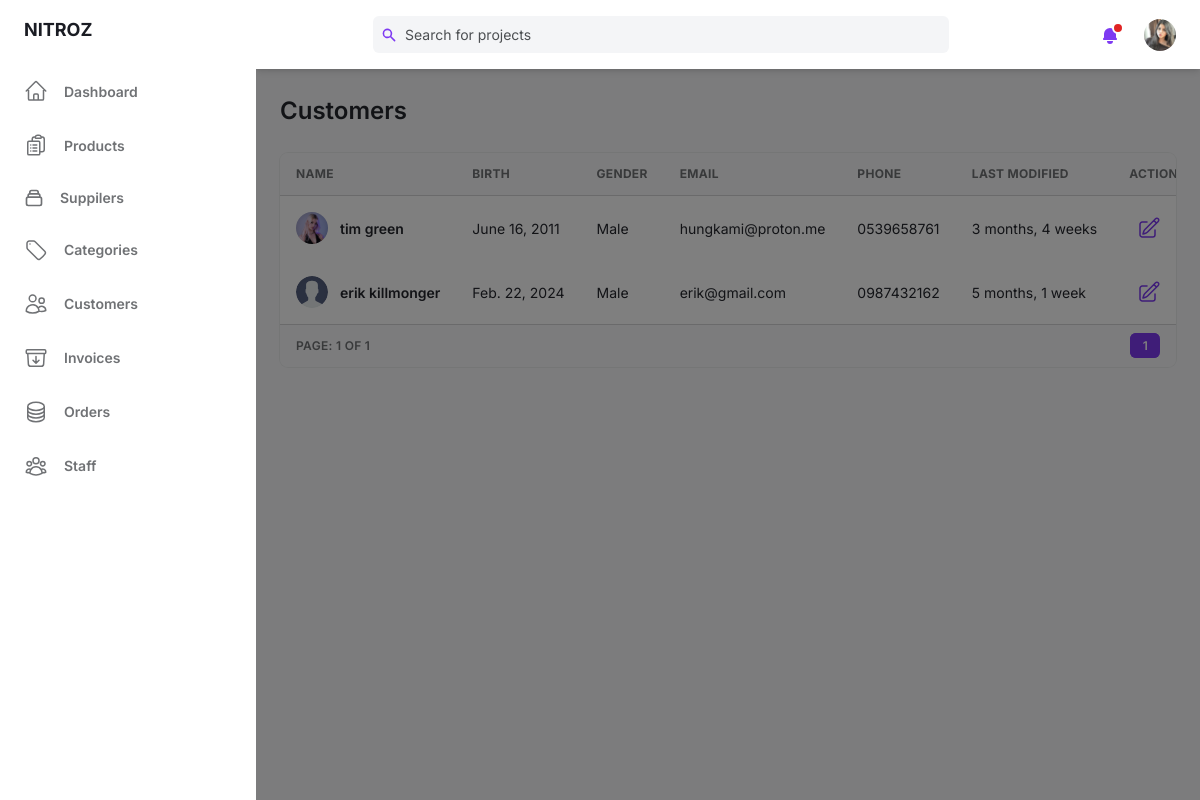
/super/customer/ (signed in), run on an earlier commit of the app's database.
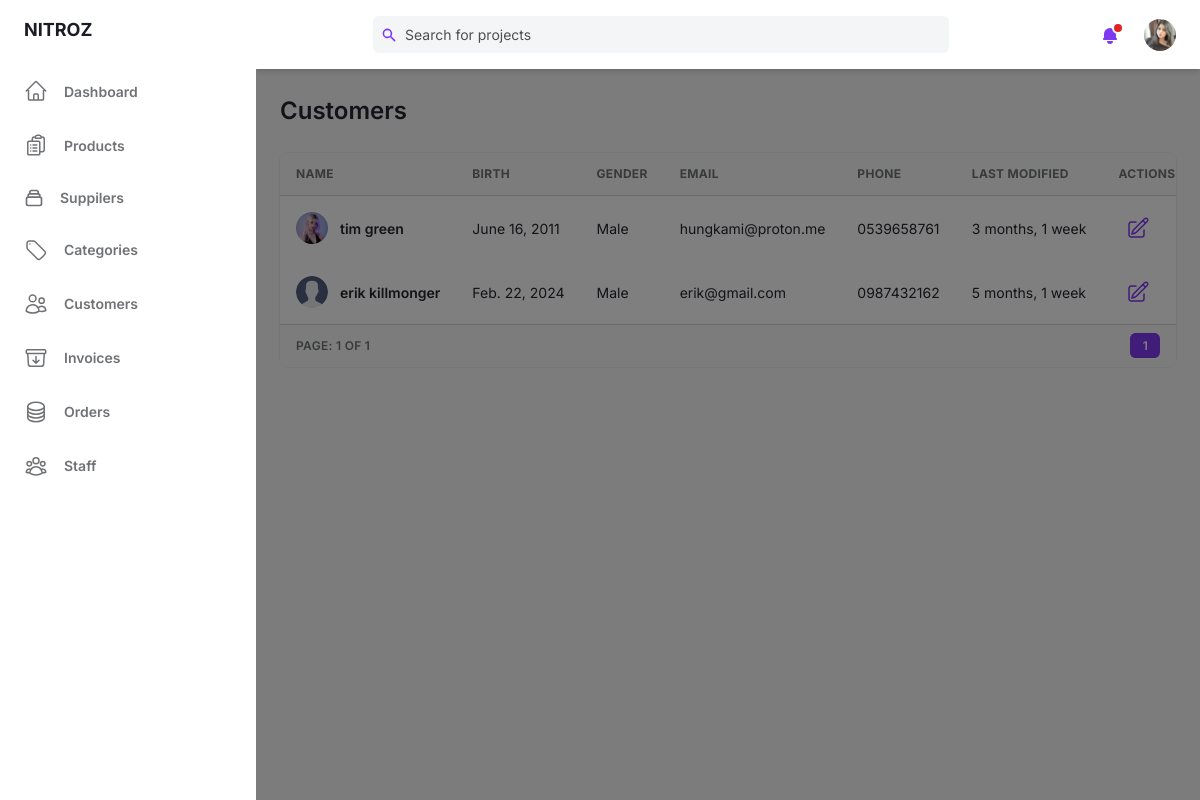
And on a later commit of the database.
### base/models.py (models this page shows)
class User(AbstractUser):
    birth = models.DateField(blank=True,null=True)
    gender = models.BooleanField(default=False)
    email = models.EmailField(unique=True)
    phone = models.CharField(max_length=10,blank=True,null=True)
    avatar = models.ImageField(null=True,blank=True,upload_to='users/',default= 'users/avatar.svg')
    old_cart = models.CharField(max_length=200, blank=True, null=True)
    updated = models.DateTimeField(auto_now=True)
    created = models.DateTimeField(auto_now_add=True)
    USERNAME_FIELD = 'email'
    REQUIRED_FIELDS = []
    @property
    def ImageURL(self):
        try:
            url = self.avatar.url
        except:
            url = ''
        return url
    objects = CustomUserManager()

### base/views.py (the view)
    def wrapper(request, *args, **kwargs):
        if not request.user.is_authenticated or not request.user.is_staff:
            messages.error(request,"You are not allow to do that action!")
            return redirect('admin_login')
        return view_func(request, *args, **kwargs)

### base/context_processors.py (called while the page is built)
def cart(request):
    return {'cart': Cart(request)}

### base/views.py (called while the page is built)
def staff_required(view_func):
    def wrapper(request, *args, **kwargs):
        if not request.user.is_authenticated or not request.user.is_staff:
            messages.error(request,"You are not allow to do that action!")
            return redirect('admin_login')
        return view_func(request, *args, **kwargs)
    return wrapper

@staff_required
@login_required(login_url='/super/login/')
def customerAdmin(request):
    pageView = 'read'
    if 'q' in request.GET:
        q = request.GET['q']
        mutiple_q = Q( Q(username__icontains=q) |
                        Q(first_name__icontains=q) |
                        Q(last_name__icontains=q) |
                        Q(email__icontains=q))
        customers = User.objects.filter(mutiple_q, is_staff=False)
    else:
        customers = User.objects.filter(is_staff=False)
    page = Paginator(customers, 4)
    page_list = request.GET.get('page')
    page = page.get_page(page_list)
    context = {'customers':customers, 'page':page, 'pageView':pageView}
    return render(request, 'base/admin/customer.html',context)

### base/templates/base/admin/customer.html (shortened to what the changed rows need)
{% extends "admin/main.html" %}
{% block content %}
<main class="h-full pb-16 overflow-y-auto">
    <div class="container grid px-6 mx-auto">
      {% if pageView == 'read' %}
      <h2 class="my-6 text-2xl font-semibold text-gray-700 dark:text-gray-200">Customers</h2>
      {% elif pageView == 'edit' %}
      <h2 class="my-6 text-2xl font-semibold text-gray-700 dark:text-gray-200">Edit Customer</h2>
      {% endif %}
      {% if pageView == 'read' %}
      <div class="w-full overflow-hidden rounded-lg shadow-xs">
        <div class="w-full overflow-x-auto">
            <table class="w-full whitespace-no-wrap">
                <thead>
                <tr class="text-xs font-semibold tracking-wide text-left text-gray-500 uppercase border-b dark:border-gray-700 bg-gray-50 dark:text-gray-400 dark:bg-gray-800">
                    <th class="px-4 py-3">Name</th>
                    <th class="px-4 py-3">Birth</th>
                    <th class="px-4 py-3">Gender</th>
                    <th class="px-4 py-3">Email</th>
                    <th class="px-4 py-3">Phone</th>
                    <th class="px-4 py-3">Last Modified</th>
                    <th class="px-4 py-3">Actions</th>
                </tr>
                </thead>
                {% for user in page.object_list %}
                <tbody class="bg-white divide-y dark:divide-gray-700 dark:bg-gray-800">
                <tr class="text-gray-700 dark:text-gray-400">
                    <td class="px-4 py-3">
                    <div class="flex items-center text-sm">
                        <div class="relative hidden w-8 h-8 mr-3 rounded-full md:block">
                        <img
                            class="object-cover w-full h-full rounded-full"
                            src="{{user.ImageURL}}" alt="" loading="lazy"/>
                        <div class="absolute inset-0 rounded-full shadow-inner" aria-hidden="true"></div>
                        </div>
                        <div>
                        <p class="font-semibold">{{user.first_name}} {{user.last_name}}</p>
                        </div>
                    </div>
                    </td>
                    <td class="px-4 py-3 text-sm">{{user.birth}}</td>
                    {% if user.gender %}
                    <td class="px-4 py-3 text-sm">Male</td>
                    {% else %}
                    <td class="px-4 py-3 text-sm">Female</td>
                    {% endif %}
                    <td class="px-4 py-3 text-sm">{{user.email}}</td>
                    <td class="px-4 py-3 text-sm">{{user.phone}}</td>
                    <td class="px-4 py-3 text-sm">{{user.updated|timesince}}</td>
                    <td class="px-4 py-3">
                    <div class="flex items-center space-x-4 text-sm">
                        <button class="flex items-center justify-between px-2 py-2 text-sm font-medium leading-5 text-purple-600 rounded-lg dark:text-gray-400 focus:outline-none focus:shadow-outline-gray"
                        aria-label="Edit"><a href="{% url 'updateCustomer' user.id %}">
                        </a>
                        </button>
                    </div>
                    </td>
                </tr>
                </tbody>
                {% endfor %}
            </table>
        </div>
      </div>
      {% endif %}
    </div>
</main>
{% endblock content %}

What changed in the data, as far as the page shows it:
changed User "tim": updated "3 months, 4 weeks" → "3 months, 1 week"
